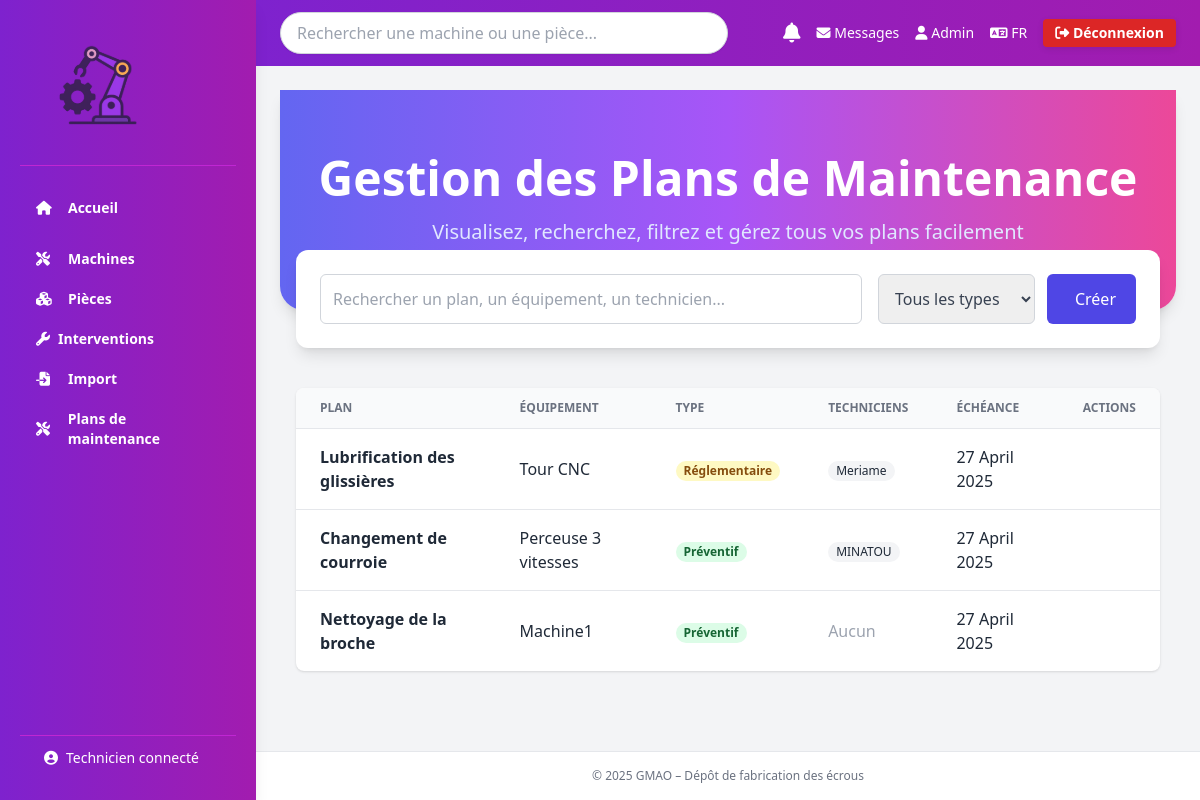
The app's page /plans/ with its own data.
### core/models.py (models this page shows, shortened)
class PlanMaintenance(models.Model):
    titre = models.CharField(max_length=255)
    description = models.TextField(blank=True, null=True)
    machine = models.ForeignKey('Machine', on_delete=models.CASCADE)
    reglementaire = models.BooleanField(default=False)
    assignes = models.ManyToManyField(User, related_name='plans_assignes', blank=True)
    labels = models.CharField(max_length=255, blank=True)
    checklist = models.TextField(blank=True, null=True)
    temps_maintenance_minutes = models.PositiveIntegerField(default=0)
    temps_arret_minutes = models.PositiveIntegerField(default=0)
    frequence = models.IntegerField(default=1)
    unite = models.CharField(max_length=20, choices=[
        ('jours', 'Jours'),
        ('semaines', 'Semaines'),
        ('mois', 'Mois'),
        ('annees', 'Années')
    ])
    date_debut = models.DateField()
    date_fin = models.DateField(blank=True, null=True)
    periodicite = models.CharField(max_length=50, blank=True, null=True)

class Machine(models.Model):
    nom = models.CharField(max_length=100)
    type = models.CharField(
          max_length=50,
          choices=[('tour', 'Tour'), ('perceuse', 'Perceuse')]
    )
    statut = models.CharField(
        max_length=20,
        choices=[
            ('operationnel', '🟢 Opérationnel'),
            ('en_panne', '🔴 En panne')
        ]
    )
    derniere_maintenance = models.DateField(null=True, blank=True)  # ← AJOUT ICI
    frequence_jours = models.PositiveIntegerField(default=30)  # fréquence en jours
    emplacement = models.CharField(max_length=100, blank=True)
    maintenances = models.ManyToManyField('PlanMaintenance', related_name="machines", blank=True)

### core/views.py (the view)
# urls.py: path('plans/', views.liste_plans_maintenance, name='liste_plans_maintenance'),
def liste_plans_maintenance(request):
    plans = PlanMaintenance.objects.all()
    for plan in plans:
        if not hasattr(plan, 'date_creation'):
            setattr(plan, 'date_creation', datetime.now())
    return render(request, 'liste_plans_maintenance.html', {'plans': plans})

### core/templates/liste_plans_maintenance.html (shortened to what this page needs)
{% extends 'base.html' %}
{% load static %}
{% block content %}
<section class="bg-gradient-to-r from-indigo-500 via-purple-500 to-pink-500 text-white py-16 px-8 rounded-b-3xl shadow-lg">
  <div class="max-w-7xl mx-auto text-center">
    <h1 class="text-5xl font-extrabold mb-4">Gestion des Plans de Maintenance</h1>
    <p class="text-xl text-indigo-100">Visualisez, recherchez, filtrez et gérez tous vos plans facilement</p>
  </div>
</section>
<div class="max-w-7xl mx-auto px-4 mt-[-60px]">
  <div class="flex flex-col md:flex-row items-center justify-between bg-white p-6 rounded-xl shadow-lg gap-4">
    <input id="searchInput" type="text" placeholder="Rechercher un plan, un équipement, un technicien..." class="flex-1 w-full p-3 rounded-md border border-gray-300 focus:ring-2 focus:ring-indigo-400">
    <div class="flex gap-3">
      <select id="typeFilter" class="p-3 rounded-md border border-gray-300 text-gray-700">
        <option value="">Tous les types</option>
      </select>
      <a href="{% url 'creer_plan' %}" class="inline-flex items-center bg-indigo-600 text-white px-5 py-3 rounded-md hover:bg-indigo-700">
        Créer
      </a>
    </div>
  </div>
</div>
<div class="max-w-7xl mx-auto px-4 mt-10">
  <div class="overflow-x-auto shadow rounded-lg bg-white">
    <table class="min-w-full divide-y divide-gray-200">
      <thead class="bg-gray-50">
        <tr>
          <th class="px-6 py-3 text-left text-xs font-bold text-gray-500 uppercase">Plan</th>
          <th class="px-6 py-3 text-left text-xs font-bold text-gray-500 uppercase">Équipement</th>
          <th class="px-6 py-3 text-left text-xs font-bold text-gray-500 uppercase">Type</th>
          <th class="px-6 py-3 text-left text-xs font-bold text-gray-500 uppercase">Techniciens</th>
          <th class="px-6 py-3 text-left text-xs font-bold text-gray-500 uppercase">Échéance</th>
          <th class="px-6 py-3 text-center text-xs font-bold text-gray-500 uppercase">Actions</th>
        </tr>
      </thead>
      <tbody id="plansTable" class="divide-y divide-gray-200">
        {% for plan in plans %}
        <tr class="hover:bg-gray-50">
          <td class="px-6 py-4 font-semibold">{{ plan.titre }}</td>
          <td class="px-6 py-4">{{ plan.machine.nom }}</td>
          <td class="px-6 py-4">
            {% if plan.reglementaire %}
              <span class="inline-flex px-2 text-xs font-semibold leading-5 text-yellow-800 bg-yellow-100 rounded-full">Réglementaire</span>
            {% elif 'Correctif' in plan.labels %}
              <span class="inline-flex px-2 text-xs font-semibold leading-5 text-red-800 bg-red-100 rounded-full">Correctif</span>
            {% else %}
              <span class="inline-flex px-2 text-xs font-semibold leading-5 text-green-800 bg-green-100 rounded-full">Préventif</span>
            {% endif %}
          </td>
          <td class="px-6 py-4">
            {% for tech in plan.assignes.all %}
              <span class="inline-flex items-center px-2 py-0.5 rounded-full text-xs font-medium bg-gray-100 text-gray-800">{{ tech.username }}</span>
            {% empty %}
              <span class="text-gray-400">Aucun</span>
            {% endfor %}
          </td>
          <td class="px-6 py-4">{{ plan.date_debut|date:"d F Y" }}</td>
          <td class="px-6 py-4 text-center space-x-3">
        </td>
        </tr>
        {% empty %}
        <tr>
          <td colspan="6" class="text-center py-8 text-gray-400">Aucun plan trouvé.</td>
        </tr>
        {% endfor %}
      </tbody>
    </table>
  </div>
</div>
{% endblock %}

### core/static/css/style.css (style rules this page uses)
body { margin: 0; font-family: 'Segoe UI', sans-serif; background-color: #fff; color: #581845; }

### core/static/css/machines.css (style rules this page uses)
body { font-family: 'Segoe UI', sans-serif; background-color: #f8f9fb; color: #333; }

### core/templates/base.html (style rules this page uses)
body { font-family: 'Segoe UI', sans-serif; background-color: #f7f8fc; }

### records on screen
PlanMaintenance: titre "Lubrification des glissières", machine.nom "Tour CNC", reglementaire "Réglementaire", date_debut "27 April 2025"
PlanMaintenance: titre "Changement de courroie", machine.nom "Perceuse 3 vitesses", reglementaire "Préventif", date_debut "27 April 2025"
PlanMaintenance: titre "Nettoyage de la broche", machine.nom "Machine1", reglementaire "Préventif", date_debut "27 April 2025"

### other values on screen
{{ tech.username }} "Meriame"
{{ tech.username }} "MINATOU"
